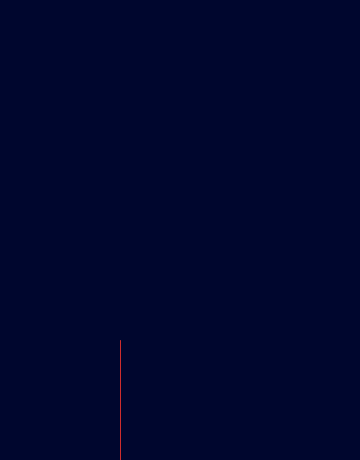
Frame 1 (no input)
Frame 60 (the mouse pressed at the canvas centre just before this capture): identical to frame 1, image omitted
Frame 120 (the mouse held since frame 60 and released just before this capture): identical to frame 1, image omitted

The Processing sketch that drew this single still picture (run headless with seeded random() and noise(); from frame 60 on, the mouse is pressed at the canvas centre):

// Processing sketch: L_system
// ── L_system.pde
class LSystem {
  float len, theta;
  ArrayList<Branch> branches;
  
  LSystem(float _len, float _theta) {
    len = _len;
    theta = _theta;
    branches = new ArrayList<Branch>();
    PVector start = new PVector(0, 0);
    PVector end = new PVector(0, -len);
    branches.add(new Branch(start, end));
  }
  
  void generate() { // rule: FF +[+F-F-F] -[-F+F+F]
    len *= 0.5;
    ArrayList<Branch> next = new ArrayList<Branch>();
    for (Branch b : branches) {
      PVector bStart = b.start.get();
      PVector bEnd = b.end.get();
      PVector v = new PVector((bStart.x + bEnd.x)/2, (bStart.y + bEnd.y)/2); // midpoint
      next.add(new Branch(bStart, v)); // F
      next.add(new Branch(v, bEnd)); // F
      
      PVector dir = PVector.sub(bEnd, bStart); 
      float bTheta = dir.heading() + PI/2;
      v.set(0, -len);
      v.rotate(bTheta);
      v.rotate(theta); // +[
      v.rotate(theta); // + 
      Branch b1 = new Branch(bEnd, PVector.add(bEnd, v)); // F
      next.add(b1);
      v.rotate(-theta); // -
      Branch b2 = new Branch(b1.end, PVector.add(b1.end, v)); // F
      next.add(b2);
      v.rotate(-theta); // -
      Branch b3 = new Branch(b2.end, PVector.add(b2.end, v)); // F
      next.add(b3);
      
      v.set(0, -len); // ]
      v.rotate(bTheta); // -[
      v.rotate(-theta); // -
      Branch b4 = new Branch(bEnd, PVector.add(bEnd, v)); // F
      next.add(b4);
      v.rotate(theta); // +
      Branch b5 = new Branch(b4.end, PVector.add(b4.end, v)); // F
      next.add(b5);
      v.rotate(theta); // +
      Branch b6 = new Branch(b5.end, PVector.add(b5.end, v)); // F
      next.add(b6);
    }
    branches = next;
    
  }
  
  void display() {
    for (Branch b : branches) {
      b.display();
    }
  }
}

// ── branch.pde
class Branch {
  PVector start, end;

  Branch(PVector s, PVector e) {
    start = s.get();
    end = e.get();
  }
  
  void display() {
    line(start.x, start.y, end.x, end.y);
  }
}

// ── main.pde
LSystem Lsys;

void setup() {
  size(360, 460);
  Lsys = new LSystem(width/3, radians(25));
}

void draw() {
 background(#00062E); // navy
 translate(width/3, height);
 stroke(#CD2D2D); // coral
 Lsys.display(); 
}

void mouseClicked() {
  Lsys.generate(); 
}

// ── rules.pde
class RuleSet {
  
  RuleSet() {
  }
  
  String applyRules(String sentence) {
    StringBuffer next = new StringBuffer();
    for (int i = 0; i < sentence.length(); i++) {
      char c = sentence.charAt(i);
      switch (c) {
        case 'F':
          next.append("FF+[+F-F-F]-[-F+F+F]");
          continue;
        default:
          next.append(c);
          continue;
      }
    }
    return next.toString();
  }
}

// ── turtle.pde
class Turtle {
  
  Turtle() {
  }
  
  void render(String sentence, float len, float theta) {
    for (int i = 0; i < sentence.length(); i++) {
      char c = sentence.charAt(i);
      switch (c) {
        case 'F':
          line(0, 0, 0, -len);
          translate(0, -len);
          continue;
        case 'G':
          translate(0, -len);
          continue;
        case '+':
          rotate(theta);
          continue;
        case '-':
          rotate(-theta);
          continue;
        case '[':
          pushMatrix();
          continue;
        case ']':
          popMatrix();
          continue;
      }
    }
  }
}
